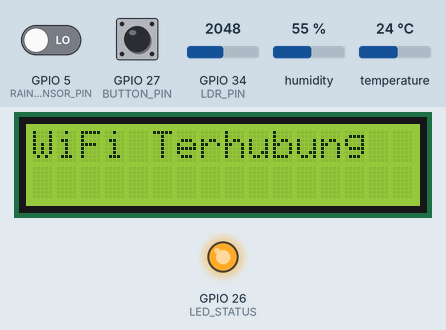
Bench run of a sketch on a simulated ESP32. Shown: 16×2 character LCD, output pins drawn as LEDs (lit = HIGH). The inputs (shaded band) are chosen by the test bench; at power-on: GPIO 5 (RAIN_SENSOR_PIN) LOW, GPIO 27 (BUTTON_PIN) HIGH, GPIO 34 (LDR_PIN) = 2048, humidity 55 %, temperature 24 °C. WiFi joins after 1.5 s; servers stay silent unless stated; uploads are accepted with an empty reply; the local clock reads 2024-03-15 10:24:30 at power-on unless the sketch sets it; the Firebase database answers and starts empty; what the sketch prints to the serial monitor is not drawn. At 30.0 s the program restarts the board; the recording ends there.

Above: at 1.6 s.
At 5.6 s:
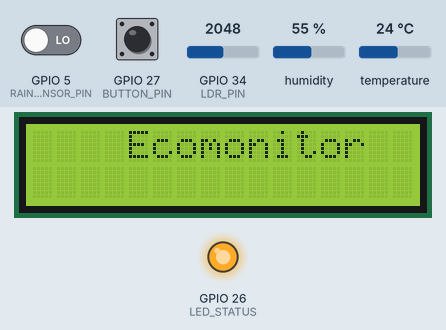
5.7 s: GPIO 5 (RAIN_SENSOR_PIN) driven HIGH
At 16.2 s:
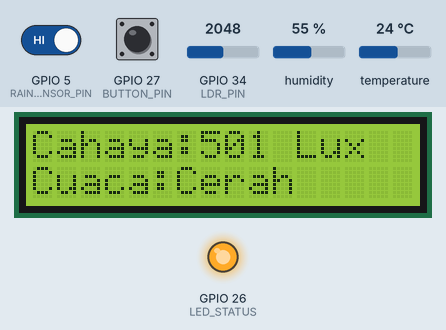
27.4 s: GPIO 27 (BUTTON_PIN) pulled LOW for 3.2 s
At 29.3 s:
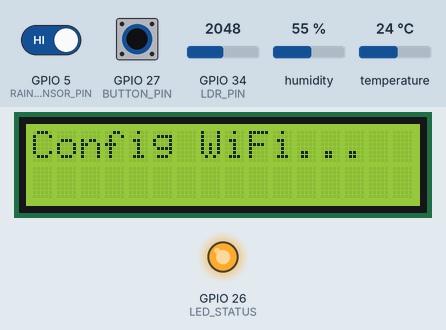
Timing chart, 0 to 30.0 s (numbered marks = the images above; inputs shaded):
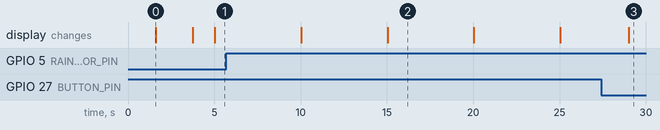

Measured:
- after the input at 5.7 s, the display: first differs from a run without the input after 9.3 s (image 2)
- after the input at 27.4 s, the display: changes after 1.6 s (image 3)
- what the display in image 0 shows lasts 2.2 s, from 1.6 s to 3.8 s
- what the display in image 2 shows lasts 5.0 s, from 15.0 s to 20.0 s

The sketch:

ecomonitoring.ino
```cpp
#include <WiFi.h>
#include <WiFiManager.h>
#include <Firebase_ESP_Client.h>
#include <DHT.h>
#include <Wire.h>
#include <LiquidCrystal_I2C.h>
#include <HTTPClient.h>
#include <WiFiClientSecure.h>
#include <time.h>

// === KREDENSIAL FIREBASE ===
#define API_KEY "AIzaSyDiYpuUPQUvK-1fOztrblPKKn3cMTDrlXU"
#define DATABASE_URL "https://ecomoni-dc5fd-default-rtdb.firebaseio.com/"
#define LEGACY_TOKEN "Sd9aMsdVYzEV7QkvaJh79j4kd3vaCClvBAC78yjn"

// === PIN SENSOR DAN KOMPONEN ===
#define DHTPIN 4
#define DHTTYPE DHT22
#define RAIN_SENSOR_PIN 5
#define LDR_PIN 34
#define LED_STATUS 26
#define BUTTON_PIN 27

// === OBJEK & VARIABEL GLOBAL ===
FirebaseData fbdo;
FirebaseAuth auth;
FirebaseConfig config;
DHT dht(DHTPIN, DHTTYPE);
LiquidCrystal_I2C lcd(0x27, 16, 2);

unsigned long lastUpdate = 0;
unsigned long interval = 5000;
unsigned long lastHistorySend = 0;
unsigned long intervalHistory = 300000;
int displayPage = 0;
bool isOfflineMode = false;

void setupNTP() {
  configTime(7 * 3600, 0, "pool.ntp.org", "time.nist.gov");
  struct tm timeinfo;
  Serial.print("Sinkronisasi waktu NTP...");
  while (!getLocalTime(&timeinfo)) {
    Serial.print(".");
    delay(500);
  }
  Serial.println(" [BERHASIL]");
  Serial.print("Waktu sekarang: ");
  Serial.println(&timeinfo, "%Y-%m-%d %H:%M:%S");
}

void updateIntervalHistoryFromFirebase() {
  if (Firebase.RTDB.getInt(&fbdo, "/threshold/interval_history")) {
    if (fbdo.dataType() == "int") {
      int interval_minutes = fbdo.intData();
      intervalHistory = interval_minutes * 60000UL;
      Serial.print("Interval diperbarui: ");
      Serial.println(intervalHistory);
    }
  } else {
    Serial.print("Gagal mengambil interval_history: ");
    Serial.println(fbdo.errorReason());
  }
}

void setup() {
  Serial.begin(115200);
  dht.begin();
  Wire.begin(22, 21);
  lcd.init();
  lcd.backlight();

  pinMode(RAIN_SENSOR_PIN, INPUT);
  pinMode(LED_STATUS, OUTPUT);
  pinMode(BUTTON_PIN, INPUT_PULLUP);
  digitalWrite(LED_STATUS, LOW);

  lcd.setCursor(0, 0);
  lcd.print("Menghubungkan...");

  WiFiManager wm;
  wm.setTimeout(60); // 1 menit

  if (!wm.autoConnect("EcoMonitor-Setup")) {
    Serial.println("Gagal konek WiFi. Mode offline.");
    lcd.clear();
    lcd.setCursor(0, 0);
    lcd.print("Mode Offline");
    isOfflineMode = true;
    delay(2000);
  } else {
    Serial.println("WiFi Terhubung!");
    lcd.clear();
    lcd.setCursor(0, 0);
    lcd.print("WiFi Terhubung");
    digitalWrite(LED_STATUS, HIGH);
    delay(2000);

    setupNTP();

    config.api_key = API_KEY;
    config.database_url = DATABASE_URL;
    config.signer.tokens.legacy_token = LEGACY_TOKEN;
    Firebase.begin(&config, &auth);
    Firebase.reconnectWiFi(true);
    updateIntervalHistoryFromFirebase();

    lcd.clear();
  }
}

void loop() {
  // === Tombol untuk masuk mode konfigurasi WiFi (bisa online/offline) ===
  if (digitalRead(BUTTON_PIN) == LOW) {
    Serial.println("Tombol ditekan. Masuk konfigurasi WiFi...");
    lcd.clear();
    lcd.setCursor(0, 0);
    lcd.print("Config WiFi...");
    delay(1000);

    WiFiManager wm;
    wm.resetSettings();           // Reset kredensial WiFi
    wm.setTimeout(120);           // Timeout 2 menit
    wm.startConfigPortal("EcoMonitor-Setup");
    ESP.restart();                // Restart setelah config
  }

  // === Mode Offline ===
  if (isOfflineMode) {
    float suhu = dht.readTemperature();
    float kelembaban = dht.readHumidity();
    int hujan_status = digitalRead(RAIN_SENSOR_PIN);
    int ldr_raw = analogRead(LDR_PIN);
    int lux = map(ldr_raw, 0, 4095, 1000, 1);
    lux = constrain(lux, 1, 1000);
    String kondisi_hujan = (hujan_status == 1) ? "Cerah" : "Hujan";

    lcd.clear();
    switch (displayPage) {
      case 0:
        lcd.setCursor(0, 0);
        lcd.print("    Ecomonitor");
        break;
      case 1:
        lcd.setCursor(0, 0);
        lcd.print("Suhu:");
        lcd.print(suhu, 0);
        lcd.print((char)223);
        lcd.print("C");
        lcd.setCursor(0, 1);
        lcd.print("Kelembaban:");
        lcd.print(kelembaban, 0);
        lcd.print("%");
        break;
      case 2:
        lcd.setCursor(0, 0);
        lcd.print("Cahaya:");
        lcd.print(lux);
        lcd.print(" Lux");
        lcd.setCursor(0, 1);
        lcd.print("Cuaca:");
        lcd.print(kondisi_hujan);
        break;
    }
    displayPage = (displayPage + 1) % 3;
    delay(3000);
    return;
  }

  // === Mode Online ===
  if (millis() - lastUpdate >= interval && Firebase.ready()) {
    lastUpdate = millis();

    float suhu = dht.readTemperature();
    float kelembabanMentah = dht.readHumidity();
    float kelembaban = kelembabanMentah * 0.51;
    kelembaban = constrain(kelembaban, 0, 100);
    int hujan_status = digitalRead(RAIN_SENSOR_PIN);
    int ldr_raw = analogRead(LDR_PIN);
    int lux = map(ldr_raw, 0, 4095, 1000, 1);
    lux = constrain(lux, 1, 1000);
    String kondisi_hujan = (hujan_status == 1) ? "Cerah" : "Hujan";

    Serial.printf("Suhu: %.2f °C\n", suhu);
    Serial.printf("Kelembaban: %.2f %%\n", kelembaban);
    Serial.printf("Cuaca: %s\n", kondisi_hujan.c_str());
    Serial.printf("Cahaya: %d lux\n", lux);

    lcd.clear();
    switch (displayPage) {
      case 0:
        lcd.setCursor(0, 0);
        lcd.print("    Ecomonitor");
        break;
      case 1:
        lcd.setCursor(0, 0);
        lcd.print("Suhu:");
        lcd.print(suhu, 0);
        lcd.print((char)223);
        lcd.print("C");
        lcd.setCursor(0, 1);
        lcd.print("Kelembaban:");
        lcd.print(kelembaban, 0);
        lcd.print("%");
        break;
      case 2:
        lcd.setCursor(0, 0);
        lcd.print("Cahaya:");
        lcd.print(lux);
        lcd.print(" Lux");
        lcd.setCursor(0, 1);
        lcd.print("Cuaca:");
        lcd.print(kondisi_hujan);
        break;
    }
    displayPage = (displayPage + 1) % 3;
    delay(3000);

    Firebase.RTDB.setFloat(&fbdo, "/sensor/suhu", suhu);
    Firebase.RTDB.setFloat(&fbdo, "/sensor/kelembaban", kelembaban);
    Firebase.RTDB.setString(&fbdo, "/sensor/sensor_hujan", kondisi_hujan);
    Firebase.RTDB.setInt(&fbdo, "/sensor/intensitas_cahaya", lux);

    if (millis() - lastHistorySend >= intervalHistory) {
      lastHistorySend = millis();
      updateIntervalHistoryFromFirebase();

      time_t now;
      struct tm timeinfo;
      if (!getLocalTime(&timeinfo)) {
        Serial.println("Gagal mendapatkan waktu!");
        return;
      }

      char isoTime[30];
      strftime(isoTime, sizeof(isoTime), "%Y-%m-%dT%H:%M:%S+07:00", &timeinfo);

      String jsonPayload = "{";
      jsonPayload += "\"intensitas_cahaya\":" + String(lux) + ",";
      jsonPayload += "\"kelembaban\":" + String(kelembaban) + ",";
      jsonPayload += "\"sensor_hujan\":" + String((hujan_status == 0) ? "true" : "false") + ",";
      jsonPayload += "\"suhu\":" + String(suhu) + ",";
      jsonPayload += "\"timestamp\":\"" + String(isoTime) + "\"}";

      WiFiClientSecure client;
      client.setInsecure();

      HTTPClient http;
      http.begin(client, "https://ecomonitor-api.vercel.app/api/kirimdata");
      http.addHeader("Content-Type", "application/json");
      int httpResponseCode = http.POST(jsonPayload);

      if (httpResponseCode > 0) {
        Serial.printf("Data history terkirim (%d): %s\n", httpResponseCode, http.getString().c_str());
      } else {
        Serial.printf("Gagal kirim data history: %s\n", http.errorToString(httpResponseCode).c_str());
      }
      http.end();
    }
  }
}
```
